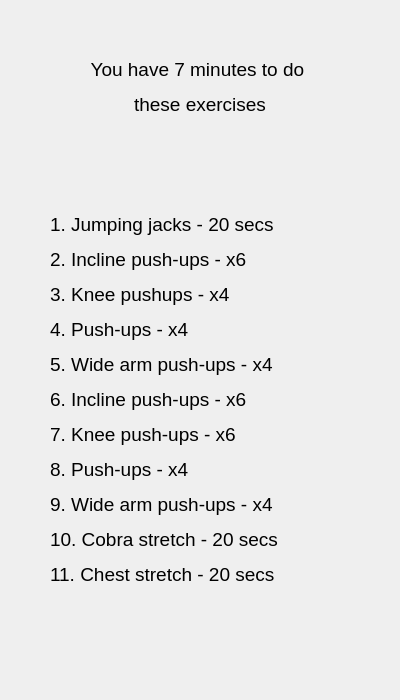
<?xml version="1.0" encoding="UTF-8"?>
<ui version="4.0">
 <class>exeday1</class>
 <widget class="QDialog" name="exeday1">
  <property name="geometry">
   <rect>
    <x>0</x>
    <y>0</y>
    <width>400</width>
    <height>700</height>
   </rect>
  </property>
  <property name="windowTitle">
   <string>Day1 Exercises</string>
  </property>
  <widget class="QLabel" name="label">
   <property name="geometry">
    <rect>
     <x>50</x>
     <y>150</y>
     <width>300</width>
     <height>500</height>
    </rect>
   </property>
   <property name="text">
    <string>&lt;html&gt;&lt;head/&gt;&lt;body&gt;&lt;p&gt;&lt;span style=&quot; font-size:14pt; background-color:transparent;&quot;&gt;1. Jumping jacks - 20 secs&lt;/span&gt;&lt;/p&gt;&lt;p&gt;&lt;span style=&quot; font-size:14pt; background-color:transparent;&quot;&gt;2. Incline push-ups - x6&lt;/span&gt;&lt;/p&gt;&lt;p&gt;&lt;span style=&quot; font-size:14pt; background-color:transparent;&quot;&gt;3. Knee pushups - x4&lt;/span&gt;&lt;/p&gt;&lt;p&gt;&lt;span style=&quot; font-size:14pt; background-color:transparent;&quot;&gt;4. Push-ups - x4&lt;/span&gt;&lt;/p&gt;&lt;p&gt;&lt;span style=&quot; font-size:14pt; background-color:transparent;&quot;&gt;5. Wide arm push-ups - x4&lt;/span&gt;&lt;/p&gt;&lt;p&gt;&lt;span style=&quot; font-size:14pt; background-color:transparent;&quot;&gt;6. Incline push-ups - x6&lt;/span&gt;&lt;/p&gt;&lt;p&gt;&lt;span style=&quot; font-size:14pt; background-color:transparent;&quot;&gt;7. Knee push-ups - x6&lt;/span&gt;&lt;/p&gt;&lt;p&gt;&lt;span style=&quot; font-size:14pt; background-color:transparent;&quot;&gt;8. Push-ups - x4&lt;/span&gt;&lt;/p&gt;&lt;p&gt;&lt;span style=&quot; font-size:14pt; background-color:transparent;&quot;&gt;9. Wide arm push-ups - x4&lt;/span&gt;&lt;/p&gt;&lt;p&gt;&lt;span style=&quot; font-size:14pt; background-color:transparent;&quot;&gt;10. Cobra stretch - 20 secs&lt;/span&gt;&lt;/p&gt;&lt;p&gt;&lt;span style=&quot; font-size:14pt; background-color:transparent;&quot;&gt;11. Chest stretch - 20 secs&lt;/span&gt;&lt;/p&gt;&lt;/body&gt;&lt;/html&gt;</string>
   </property>
  </widget>
  <widget class="QLabel" name="label_2">
   <property name="geometry">
    <rect>
     <x>50</x>
     <y>50</y>
     <width>300</width>
     <height>75</height>
    </rect>
   </property>
   <property name="text">
    <string>&lt;html&gt;&lt;head/&gt;&lt;body&gt;&lt;p align=&quot;center&quot;&gt;&lt;span style=&quot; font-size:14pt;&quot;&gt;You have 7 minutes to do &lt;/span&gt;&lt;/p&gt;&lt;p align=&quot;center&quot;&gt;&lt;span style=&quot; font-size:14pt;&quot;&gt;these exercises&lt;/span&gt;&lt;/p&gt;&lt;/body&gt;&lt;/html&gt;</string>
   </property>
  </widget>
 </widget>
 <resources/>
 <connections/>
</ui>
